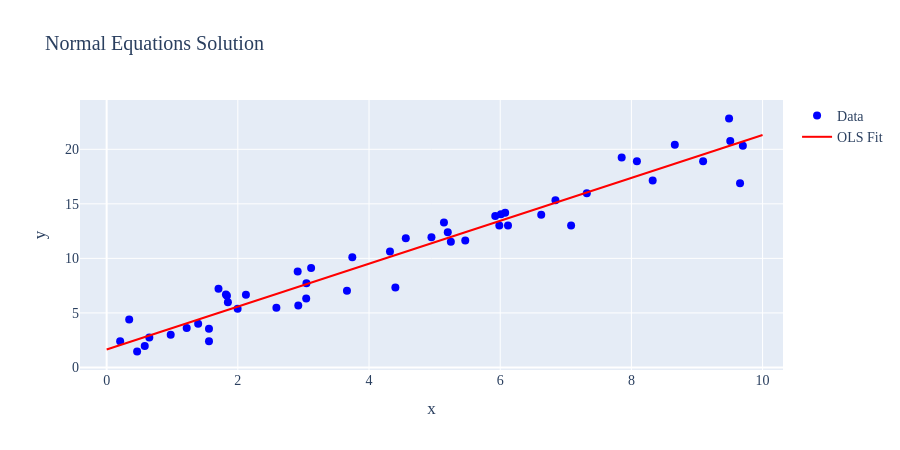

The code cell stored with this chart in its notebook:
### Markdown cell above
---
# 7. Normal Equations

## Derivation

In matrix notation, the model can be written as:
$$\mathbf{y} = \mathbf{X}\boldsymbol{\theta}$$

The normal equations come from the orthogonality condition:
$$\mathbf{X}^T(\mathbf{y} - \hat{\mathbf{y}}) = \mathbf{0}$$

Substituting $\hat{\mathbf{y}} = \mathbf{X}\hat{\boldsymbol{\theta}}$:
$$\mathbf{X}^T(\mathbf{y} - \mathbf{X}\hat{\boldsymbol{\theta}}) = \mathbf{0}$$
$$\mathbf{X}^T\mathbf{X}\hat{\boldsymbol{\theta}} = \mathbf{X}^T\mathbf{y}$$

If $\mathbf{X}^T\mathbf{X}$ is invertible:
$$\hat{\boldsymbol{\theta}} = (\mathbf{X}^T\mathbf{X})^{-1}\mathbf{X}^T\mathbf{y}$$

### Code cell
# Normal equations implementation and verification
def normal_equations_demo():
    # Compute using normal equations
    XtX = X_design.T @ X_design
    Xty = X_design.T @ y_data
    theta_normal = np.linalg.solve(XtX, Xty)
    
    # Compute using numpy lstsq
    theta_lstsq = np.linalg.lstsq(X_design, y_data, rcond=None)[0]
    
    # Compute predictions
    y_pred = X_design @ theta_normal
    residuals = y_data - y_pred
    
    print("Normal Equations Solution:")
    print(f"  θ₀ = {theta_normal[0]:.6f}")
    print(f"  θ₁ = {theta_normal[1]:.6f}")
    print(f"\nNumPy lstsq Solution:")
    print(f"  θ₀ = {theta_lstsq[0]:.6f}")
    print(f"  θ₁ = {theta_lstsq[1]:.6f}")
    print(f"\nTrue parameters: θ₀ = {true_theta0}, θ₁ = {true_theta1}")
    
    # Verify orthogonality: X'e = 0
    print(f"\nOrthogonality check (X'e): {X_design.T @ residuals}")
    
    # Calculate metrics
    mse = np.mean(residuals**2)
    r2 = 1 - np.sum(residuals**2) / np.sum((y_data - np.mean(y_data))**2)
    print(f"\nMSE: {mse:.6f}")
    print(f"R²: {r2:.6f}")
    
    # Plot
    x_line = np.linspace(0, 10, 100)
    y_line = theta_normal[0] + theta_normal[1] * x_line
    
    fig = go.Figure()
    fig.add_trace(go.Scatter(x=X_data, y=y_data, mode='markers', name='Data',
                             marker=dict(size=8, color='blue')))
    fig.add_trace(go.Scatter(x=x_line, y=y_line, mode='lines', name='OLS Fit',
                             line=dict(color='red', width=2)))
    
    fig.update_layout(
        title='Normal Equations Solution',
        xaxis_title='x',
        yaxis_title='y',
        font=dict(family="Times New Roman", size=14),
        height=450
    )
    fig.show()

normal_equations_demo()

### Figure 1 — Plotly figure (JSON) as saved in the notebook; plotly's stock layout.template omitted (floating-point values rounded to 4 significant figures)
{"data": [{"marker": {"color": "blue", "size": 8}, "mode": "markers", "name": "Data", "type": "scatter", "x": [3.745, 9.507, 7.32, 5.987, 1.56, 1.56, 0.5808, 8.662, 6.011, 7.081, 0.2058, 9.699, 8.324, 2.123, 1.818, 1.834, 3.042, 5.248, 4.319, 2.912, 6.119, 1.395, 2.921, 3.664, 4.561, 7.852, 1.997, 5.142, 5.924, 0.4645, 6.075, 1.705, 0.6505, 9.489, 9.656, 8.084, 3.046, 0.9767, 6.842, 4.402, 1.22, 4.952, 0.3439, 9.093, 2.588, 6.625, 3.117, 5.201, 5.467, 1.849], "y": [10.1, 20.77, 15.97, 13.02, 2.403, 3.54, 1.971, 20.41, 14.04, 13.02, 2.398, 20.32, 17.13, 6.664, 6.683, 6.565, 6.326, 11.53, 10.64, 8.788, 13.02, 4.011, 5.683, 7.033, 11.84, 19.24, 5.385, 13.29, 13.89, 1.461, 14.19, 7.218, 2.747, 22.82, 16.88, 18.9, 7.723, 3.005, 15.32, 7.322, 3.611, 11.94, 4.405, 18.91, 5.463, 14.0, 9.107, 12.39, 11.64, 5.967]}, {"line": {"color": "red", "width": 2}, "mode": "lines", "name": "OLS Fit", "type": "scatter", "x": [0.0, 0.101, 0.202, 0.303, 0.404, 0.5051, 0.6061, 0.7071, 0.8081, 0.9091, 1.01, 1.111, 1.212, 1.313, 1.414, 1.515, 1.616, 1.717, 1.818, 1.919, 2.02, 2.121, 2.222, 2.323, 2.424, 2.525, 2.626, 2.727, 2.828, 2.929, 3.03, 3.131, 3.232, 3.333, 3.434, 3.535, 3.636, 3.737, 3.838, 3.939, 4.04, 4.141, 4.242, 4.343, 4.444, 4.545, 4.646, 4.747, 4.848, 4.949, 5.051, 5.152, 5.253, 5.354, 5.455, 5.556, 5.657, 5.758, 5.859, 5.96, 6.061, 6.162, 6.263, 6.364, 6.465, 6.566, 6.667, 6.768, 6.869, 6.97, 7.071, 7.172, 7.273, 7.374, 7.475, 7.576, 7.677, 7.778, 7.879, 7.98, 8.081, 8.182, 8.283, 8.384, 8.485, 8.586, 8.687, 8.788, 8.889, 8.99, 9.091, 9.192, 9.293, 9.394, 9.495, 9.596, 9.697, 9.798, 9.899, 10.0], "y": [1.645, 1.844, 2.042, 2.241, 2.44, 2.638, 2.837, 3.035, 3.234, 3.433, 3.631, 3.83, 4.029, 4.227, 4.426, 4.625, 4.823, 5.022, 5.22, 5.419, 5.618, 5.816, 6.015, 6.214, 6.412, 6.611, 6.81, 7.008, 7.207, 7.405, 7.604, 7.803, 8.001, 8.2, 8.399, 8.597, 8.796, 8.995, 9.193, 9.392, 9.59, 9.789, 9.988, 10.19, 10.38, 10.58, 10.78, 10.98, 11.18, 11.38, 11.58, 11.78, 11.97, 12.17, 12.37, 12.57, 12.77, 12.97, 13.17, 13.36, 13.56, 13.76, 13.96, 14.16, 14.36, 14.56, 14.75, 14.95, 15.15, 15.35, 15.55, 15.75, 15.95, 16.15, 16.34, 16.54, 16.74, 16.94, 17.14, 17.34, 17.54, 17.73, 17.93, 18.13, 18.33, 18.53, 18.73, 18.93, 19.12, 19.32, 19.52, 19.72, 19.92, 20.12, 20.32, 20.52, 20.71, 20.91, 21.11, 21.31]}], "layout": {"font": {"family": "Times New Roman", "size": 14}, "height": 450, "title": {"text": "Normal Equations Solution"}, "xaxis": {"title": {"text": "x"}}, "yaxis": {"title": {"text": "y"}}}}
